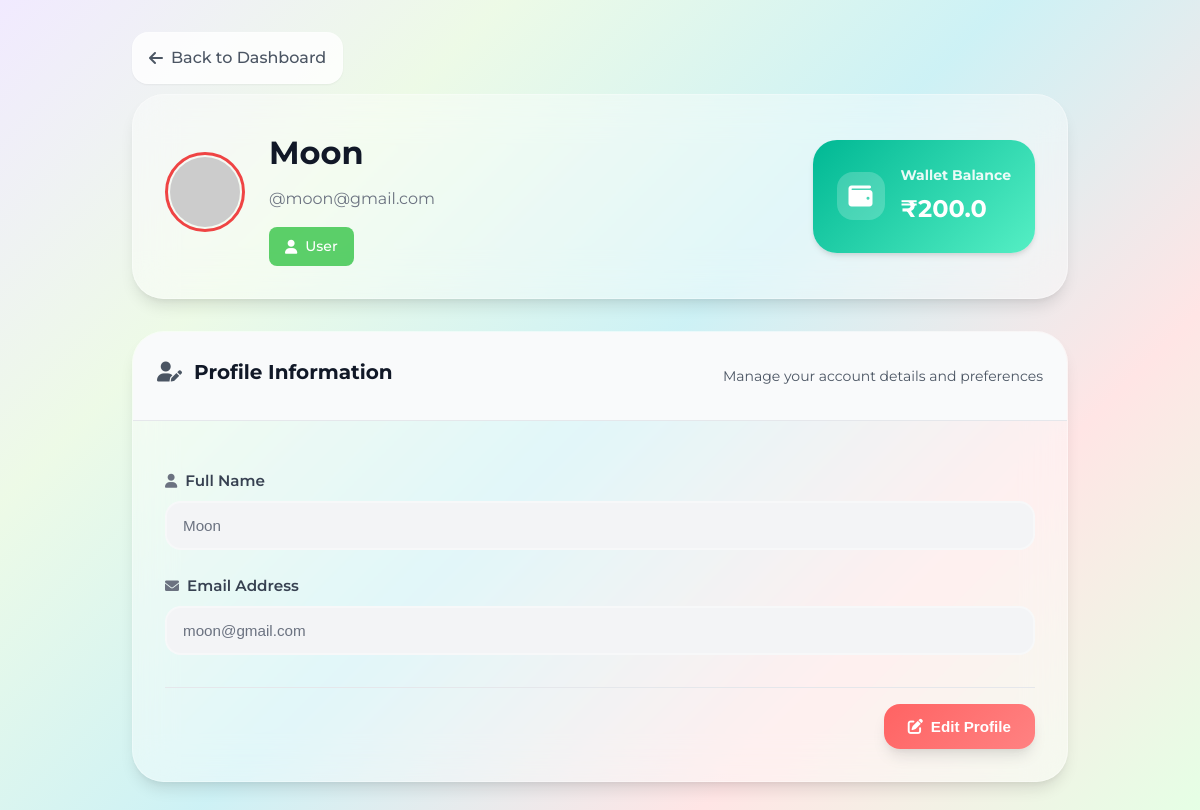
The app's page /profile (signed in), older data.
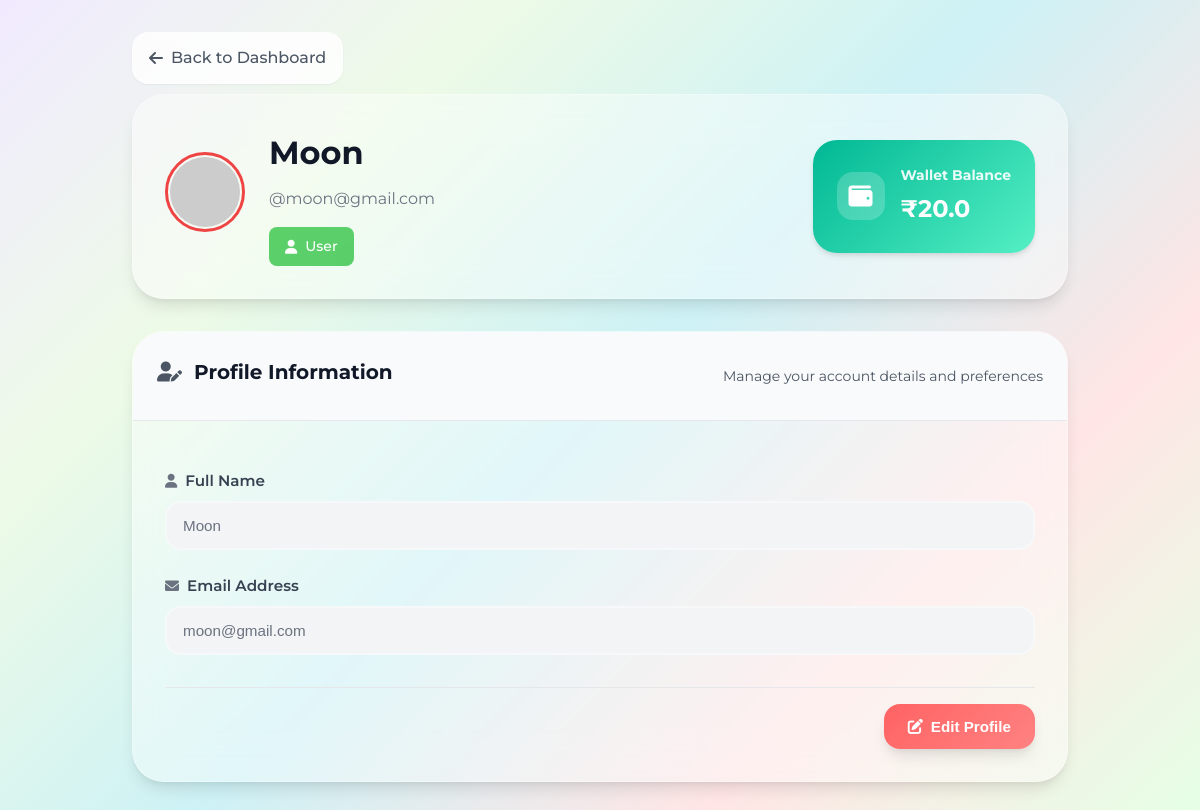
The same page, newer data.
### models/user.py (models this page shows, shortened)
class User(db.Model):
    __tablename__ = 'users'
    id=db.Column(db.Integer,primary_key=True)
    username=db.Column(db.String(80),unique=True,nullable=False)
    password_hash=db.Column(db.String(128),nullable=False)
    full_name=db.Column(db.String(80),nullable=True)
    is_admin=db.Column(db.Boolean,default=False)
    wallet_balance=db.Column(db.Float,default=0.00)
    total_parkings=db.Column(db.Integer,default=0)
    total_spendings=db.Column(db.Float,default=0)
    registration_date=db.Column(db.DateTime,default=db.func.current_timestamp())

### routes/profile.py (the view)
@profile_bp.route('/profile')
@login_required
def profile():
    user = User.query.get(session.get('user_id'))
    return render_template('profile.html', name=user.full_name, username=user.username,is_admin=user.is_admin,wallet_balance=user.wallet_balance)

### Templates/profile.html (shortened to what this page needs)
{% extends "base.html" %}
{% block style %}
<link rel="stylesheet" href="{{url_for('static',filename='css/base.css')}}">
<link rel="stylesheet" href="{{url_for('static',filename='css/modal.css')}}">
<link rel="stylesheet" href="{{url_for('static',filename='css/profile.css')}}">
{% endblock %}
{% block content %}
<div class="profile-container">
    <div class="back-btn-div">
        <a href="javascript:history.back()"class="back-btn">
                <i class="fas fa-arrow-left"></i>
                <span>Back to Dashboard</span>
        </a>
    </div>
    <div class="profile-header bg">
        <div class="profile-avatar-section">
            <div class="avatar-container">
                <img
                    src="https://api.dicebear.com/9.x/open-peeps/svg?seed={{ username }}&backgroundColor=transparent&radius=50"
                    alt="Profile Avatar"
                    class="profile-avatar"/>
            </div>
            <div class="profile-info">
                <h1>{{ name }}</h1>
                <p class="username">@{{ username }}</p>
                <div class="profile-badges">
                    {% if is_admin %}
                        <span class="badge admin">
                            <i class="fas fa-shield-alt"></i>
                            Admin
                        </span>
                    {% else %}
                        <span class="badge user">
                            <i class="fas fa-user"></i>
                            User
                        </span>
                    {% endif %}
                </div>
            </div>
        </div>
        {% if not is_admin %}
        <div class="wallet-section">
            <div class="wallet-card">
                <div class="wallet-icon">
                    <i class="fas fa-wallet"></i>
                </div>
                <div class="wallet-info">
                    <h3>Wallet Balance</h3>
                    <span class="wallet-amount">₹{{ wallet_balance }}</span>
                </div>
            </div>
        </div>
        {% endif %}
    </div>
    <div class="profile-content ">
        <div class="form-card bg ">
            <div class="card-header ">
                <h2><i class="fas fa-user-edit"></i> Profile Information</h2>
                <p>Manage your account details and preferences</p>
            </div>
            <form action="{{ url_for('profile.update_profile') }}" method="post" class="profile-form">
                <div class="form-section">
                    <div class="form-group" id="form-group">
                        <label for="name">
                            <i class="fas fa-user"></i>
                            Full Name
                        </label>
                        <input type="text" id="name" name="name" value="{{ name }}" disabled>
                    </div>
                    <div class="form-group" id="form-group">
                        <label for="username">
                            <i class="fas fa-envelope"></i>
                            Email Address
                        </label>
                        <input type="email" id="username" name="username" value="{{ username }}" disabled>
                    </div>
                </div>
                <div class="form-actions">
                    <button type="button" id="edit_btn" class="btn-style">
                        <i class="fas fa-edit"></i>
                        Edit Profile
                    </button>
                </div>
            </form>
        </div>
        </div>
    </div>
{% endblock %}

Row changes from the older to the newer data that the page shows:
changed User "Moon": wallet_balance "200.0" → "20.0"
